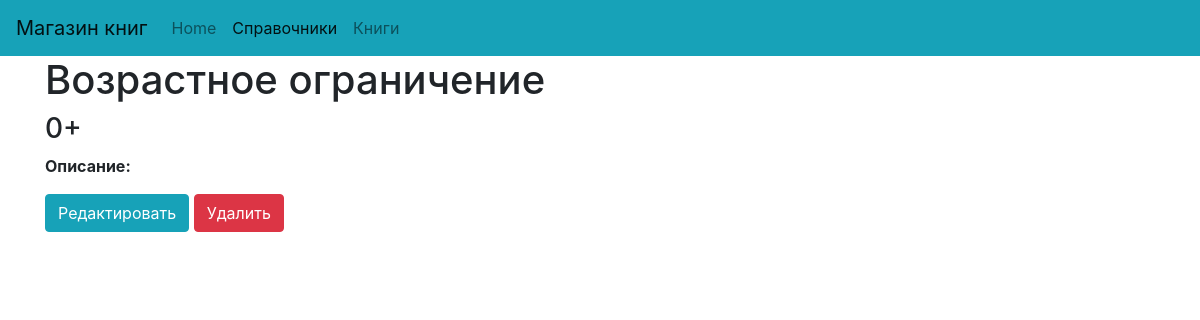
Before: /ref/agerestriction/1/ with the older database file.
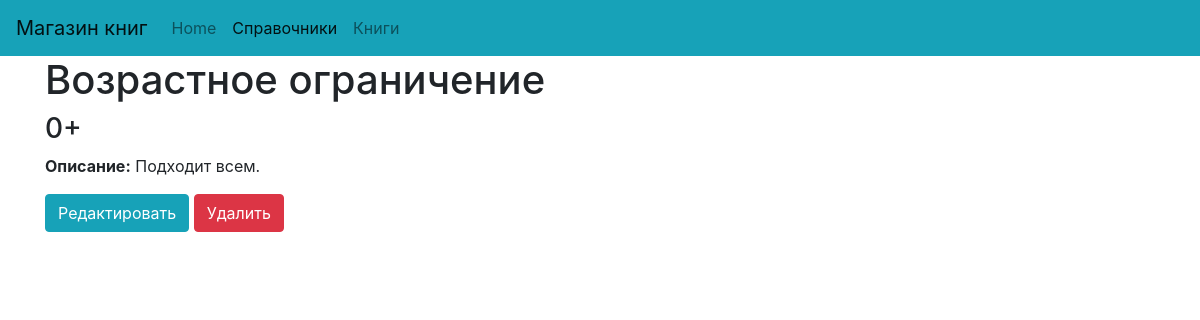
After: the same page with the newer database file.
### dimensionsapp/models.py (models this page shows, shortened)
class Dimension(models.Model):
    name = models.CharField("Наименование", max_length=50, unique=True)
    description = models.TextField("Описание", blank=True, )
    class Meta:
        abstract = True
        ordering = ['name']

class AgeRestriction(Dimension):
    class Meta(Dimension.Meta):
        verbose_name = "возрастное ограничение"
        verbose_name_plural = "возрастные ограничения"
        ordering = ['description']

### dimensionsapp/views.py (the view)
# urls.py: path('agerestriction/<int:pk>/', AgeRestrictionDetailView.as_view(), name='age_restriction_detail'),
class AgeRestrictionDetailView(DetailView):
    model = AgeRestriction

### templates/dimensionsapp/agerestriction_detail.html (shortened to what this page needs)
{% extends 'dimension_detail.html' %}
{% block page_name %}
        Возрастное ограничение
      {% endblock %}
{% block dimension %}
    {% include "dimension_template.html" %}
{% endblock %}
{% block update_url %}{% url 'age_restriction_update' object.pk%}{% endblock %}
{% block delete_url %}{% url 'age_restriction_delete' object.pk%}{% endblock %}

### templates/dimension_template.html
<h3>{{ object.name }}</h3>
<p><strong>Описание:</strong> {{ object.description }}</p>

Changed rows visible on the page:
changed AgeRestriction: description (not shown) → "Подходит всем."
